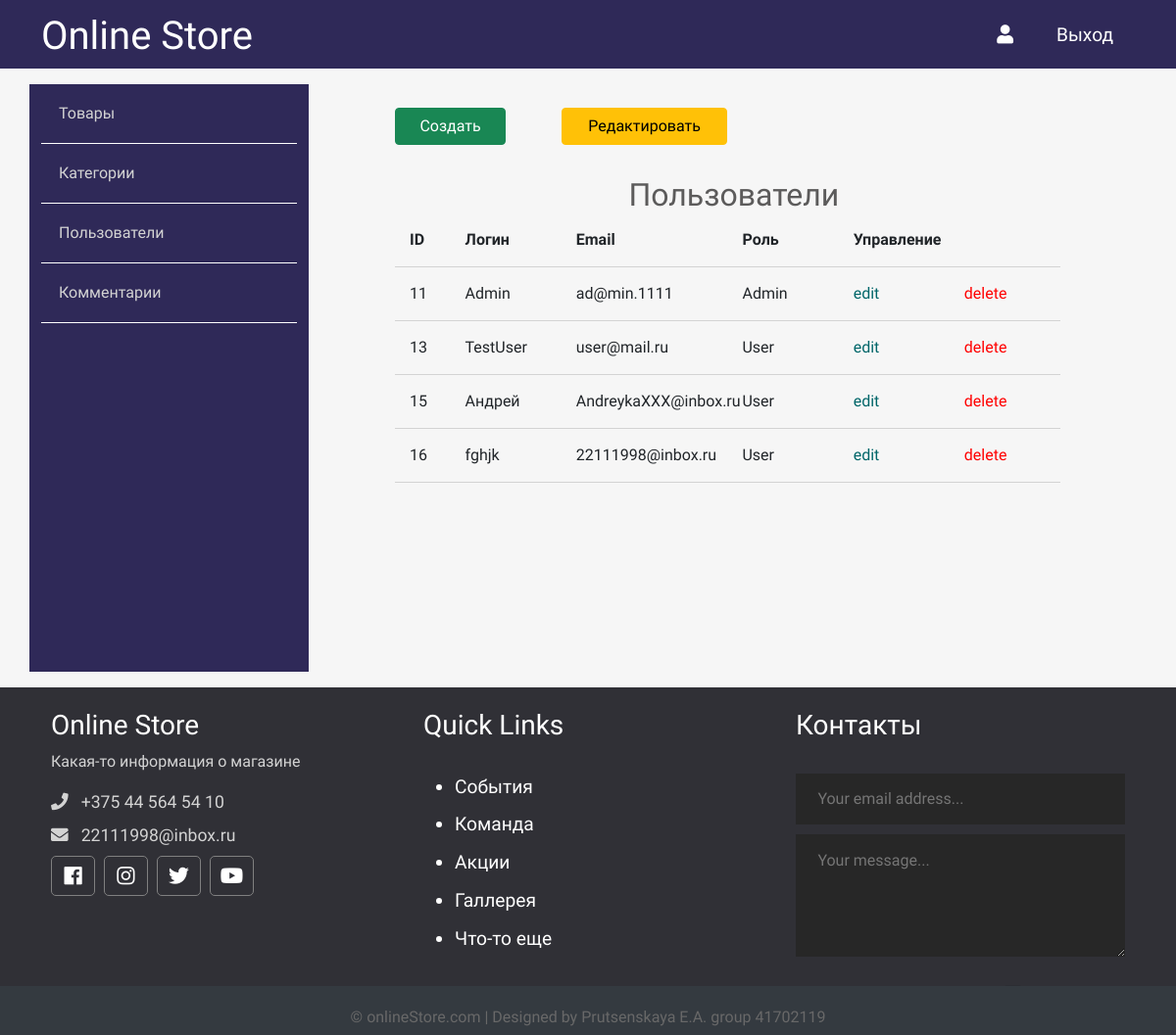
Page /admin/users/index.php on the committed database.
### tables this page shows
CREATE TABLE `users` (
  `id` int NOT NULL,
  `userroot` tinyint NOT NULL,
  `username` varchar(255) NOT NULL,
  `email` varchar(255) NOT NULL,
  `password` varchar(255) NOT NULL,
  `adres` varchar(255) NOT NULL
);

### app/database/db.php (called while the page is built, shortened)
<?php
require 'connect.php';
function dbCheckError($query){
    $errInfo = $query->errorInfo();
    return true;
}
function selectAll($table, $params = []){
    global $pdo;
    $sql = "SELECT * FROM $table";
    $query = $pdo->prepare($sql);
    $query->execute();
    return $query->fetchAll();
}

### app/controllers/users.php (called while the page is built, shortened)
<?php include "e:/serverAmpps/Ampps/www/OnlineStore/app/database/db.php";
$users = selectAll('users');

### admin/users/index.php (the view, shortened to what this page needs)
<?php
include "../../app/controllers/users.php";
?>
<!doctype html>
<html lang="en">
<head>
    <link href="https://cdn.jsdelivr.net/npm/bootstrap@5.0.0-beta2/dist/css/bootstrap.min.css" rel="stylesheet">
    <link rel="stylesheet" href="https://use.fontawesome.com/releases/v5.7.2/css/all.css"
>
    <link rel="stylesheet" href="../../assets/css/admin.css">
</head>
<body>
<?php include("../../app/include/header-admin.php"); ?>
<div class="container">
    <?php include "../../app/include/sidebar-admin.php"; ?>
        <div class="posts col-9">
            <div class="button row">
                <a href="<?php echo "http://localhost/OnlineStore/" . "admin/users/create.php";?>" class="col-2 btn btn-success">Создать</a>
                <span class="col-1"></span>
                <a href="<?php echo "http://localhost/OnlineStore/" . "admin/users/index.php";?>" class="col-3 btn btn-warning">Редактировать</a>
            </div>
            <div class="row title-table">
                <h2>Пользователи</h2>
                <div class="col-1">ID</div>
                <div class="col-2">Логин</div>
                <div class="col-3">Email</div>
                <div class="col-2">Роль</div>
                <div class="col-4">Управление</div>
            </div>
            <?php foreach ($users as $key => $user): ?>
            <div class="row post">
                <div class="col-1"><?=$user['id'];?></div>
                <div class="col-2"><?=$user['username'];?></div>
                <div class="col-3"><?=$user['email'];?></div>
                <?php if ($user['userroot'] == 1): ?>
                    <div class="col-2">Admin</div>
                <?php else: ?>
                    <div class="col-2">User</div>
                <? endif; ?>
                <div class="red col-2"><a href="edit.php?edit_id=<?=$user['id'];?>">edit</a></div>
                <div class="del col-2"><a href="index.php?delete_id=<?=$user['id'];?>">delete</a></div>
            </div>
            <?php endforeach; ?>
        </div>
    </div>
</div>
<?php include("../../app/include/footer.php"); ?>
</body>
</html>

### assets/css/admin.css (style rules this page uses)
* { font-family: 'Comfortaa', cursive; }
html, h1, h2, h3, h4, h5, h6 { color: #5c5b5b; }
body { background: #f6f6f6; }
a { text-decoration: none; color: inherit; }
.posts { height: 100%; padding: 40px 100px 100px; }
.posts h2 { text-align: center; margin: 2rem 0 0 0.4rem; }
.posts .title-table div { padding: 15px; text-align: left; border-bottom: 1px solid #d3d3d3; font-weight: 700; }
.posts .post div { padding: 15px; text-align: left; border-bottom: 1px solid #d3d3d3; }
.posts .post .red { color: #006669; }
.posts .post .del { color: red; }

### rows in the picture
users: id "11", username "Admin", email "ad@min.1111", userroot "Admin"
users: id "13", username "TestUser", email "user@mail.ru", userroot "User"
users: id "15", username "Андрей", email "AndreykaXXX@inbox.ru", userroot "User"
users: id "16", username "fghjk", email "22111998@inbox.ru", userroot "User"
